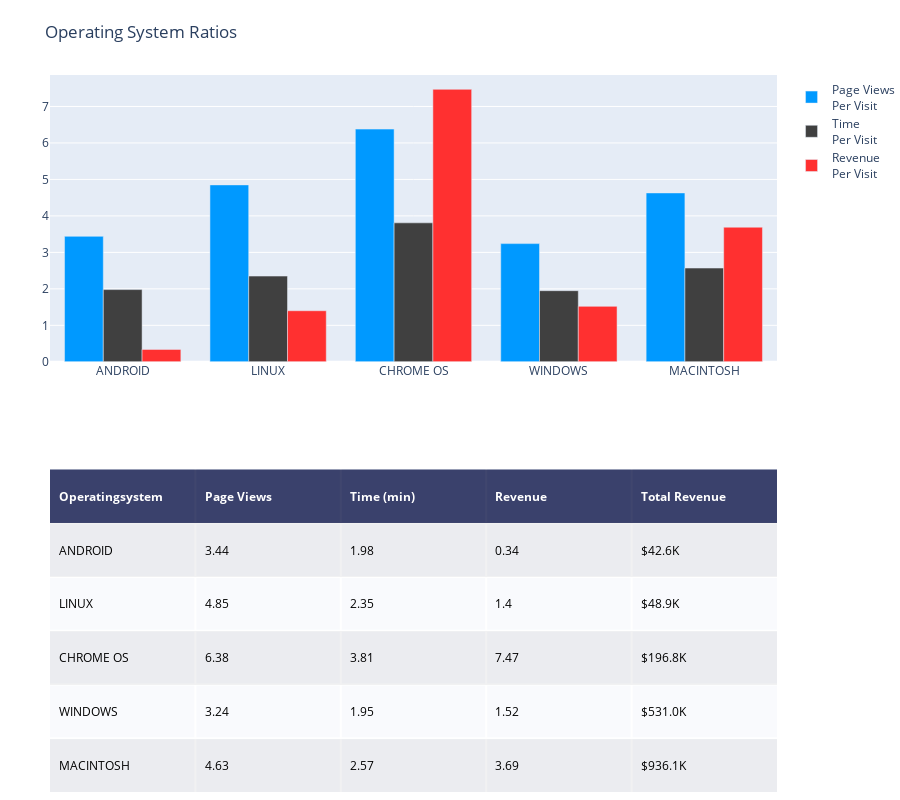

Here is the notebook cell this chart was saved with:
### Code cell
ratios_barchart(df, 'operatingsystem', .02, 'Operating System Ratios')

### Figure 1 — Plotly figure (JSON) as saved in the notebook; plotly's stock layout.template omitted (floating-point values rounded to 4 significant figures)
{"data": [{"colorscale": [[0, "#00083e"], [0.5, "#ededee"], [1, "#ffffff"]], "hoverinfo": "none", "opacity": 0.75, "showscale": false, "type": "heatmap", "z": [[0, 0, 0, 0, 0], [0.5, 0.5, 0.5, 0.5, 0.5], [1, 1, 1, 1, 1], [0.5, 0.5, 0.5, 0.5, 0.5], [1, 1, 1, 1, 1], [0.5, 0.5, 0.5, 0.5, 0.5]]}, {"marker": {"color": "#0099ff"}, "name": "Page Views<br>Per Visit", "type": "bar", "x": ["ANDROID", "LINUX", "CHROME OS", "WINDOWS", "MACINTOSH"], "xaxis": "x2", "y": [3.44, 4.85, 6.38, 3.24, 4.63], "yaxis": "y2"}, {"marker": {"color": "#404040"}, "name": "Time<br>Per Visit", "type": "bar", "x": ["ANDROID", "LINUX", "CHROME OS", "WINDOWS", "MACINTOSH"], "xaxis": "x2", "y": [1.98, 2.35, 3.81, 1.95, 2.57], "yaxis": "y2"}, {"marker": {"color": "#FF3030"}, "name": "Revenue<br>Per Visit", "type": "bar", "x": ["ANDROID", "LINUX", "CHROME OS", "WINDOWS", "MACINTOSH"], "xaxis": "x2", "y": [0.34, 1.4, 7.47, 1.52, 3.69], "yaxis": "y2"}], "layout": {"annotations": [{"align": "left", "font": {"color": "#ffffff"}, "showarrow": false, "text": "<b>Operatingsystem</b>", "x": -0.45, "xanchor": "left", "xref": "x", "y": 0, "yref": "y"}, {"align": "left", "font": {"color": "#ffffff"}, "showarrow": false, "text": "<b>Page Views</b>", "x": 0.55, "xanchor": "left", "xref": "x", "y": 0, "yref": "y"}, {"align": "left", "font": {"color": "#ffffff"}, "showarrow": false, "text": "<b>Time (min)</b>", "x": 1.55, "xanchor": "left", "xref": "x", "y": 0, "yref": "y"}, {"align": "left", "font": {"color": "#ffffff"}, "showarrow": false, "text": "<b>Revenue</b>", "x": 2.55, "xanchor": "left", "xref": "x", "y": 0, "yref": "y"}, {"align": "left", "font": {"color": "#ffffff"}, "showarrow": false, "text": "<b>Total Revenue</b>", "x": 3.55, "xanchor": "left", "xref": "x", "y": 0, "yref": "y"}, {"align": "left", "font": {"color": "#000000"}, "showarrow": false, "text": "ANDROID", "x": -0.45, "xanchor": "left", "xref": "x", "y": 1, "yref": "y"}, {"align": "left", "font": {"color": "#000000"}, "showarrow": false, "text": "3.44", "x": 0.55, "xanchor": "left", "xref": "x", "y": 1, "yref": "y"}, {"align": "left", "font": {"color": "#000000"}, "showarrow": false, "text": "1.98", "x": 1.55, "xanchor": "left", "xref": "x", "y": 1, "yref": "y"}, {"align": "left", "font": {"color": "#000000"}, "showarrow": false, "text": "0.34", "x": 2.55, "xanchor": "left", "xref": "x", "y": 1, "yref": "y"}, {"align": "left", "font": {"color": "#000000"}, "showarrow": false, "text": "$42.6K", "x": 3.55, "xanchor": "left", "xref": "x", "y": 1, "yref": "y"}, {"align": "left", "font": {"color": "#000000"}, "showarrow": false, "text": "LINUX", "x": -0.45, "xanchor": "left", "xref": "x", "y": 2, "yref": "y"}, {"align": "left", "font": {"color": "#000000"}, "showarrow": false, "text": "4.85", "x": 0.55, "xanchor": "left", "xref": "x", "y": 2, "yref": "y"}, {"align": "left", "font": {"color": "#000000"}, "showarrow": false, "text": "2.35", "x": 1.55, "xanchor": "left", "xref": "x", "y": 2, "yref": "y"}, {"align": "left", "font": {"color": "#000000"}, "showarrow": false, "text": "1.4", "x": 2.55, "xanchor": "left", "xref": "x", "y": 2, "yref": "y"}, {"align": "left", "font": {"color": "#000000"}, "showarrow": false, "text": "$48.9K", "x": 3.55, "xanchor": "left", "xref": "x", "y": 2, "yref": "y"}, {"align": "left", "font": {"color": "#000000"}, "showarrow": false, "text": "CHROME OS", "x": -0.45, "xanchor": "left", "xref": "x", "y": 3, "yref": "y"}, {"align": "left", "font": {"color": "#000000"}, "showarrow": false, "text": "6.38", "x": 0.55, "xanchor": "left", "xref": "x", "y": 3, "yref": "y"}, {"align": "left", "font": {"color": "#000000"}, "showarrow": false, "text": "3.81", "x": 1.55, "xanchor": "left", "xref": "x", "y": 3, "yref": "y"}, {"align": "left", "font": {"color": "#000000"}, "showarrow": false, "text": "7.47", "x": 2.55, "xanchor": "left", "xref": "x", "y": 3, "yref": "y"}, {"align": "left", "font": {"color": "#000000"}, "showarrow": false, "text": "$196.8K", "x": 3.55, "xanchor": "left", "xref": "x", "y": 3, "yref": "y"}, {"align": "left", "font": {"color": "#000000"}, "showarrow": false, "text": "WINDOWS", "x": -0.45, "xanchor": "left", "xref": "x", "y": 4, "yref": "y"}, {"align": "left", "font": {"color": "#000000"}, "showarrow": false, "text": "3.24", "x": 0.55, "xanchor": "left", "xref": "x", "y": 4, "yref": "y"}, {"align": "left", "font": {"color": "#000000"}, "showarrow": false, "text": "1.95", "x": 1.55, "xanchor": "left", "xref": "x", "y": 4, "yref": "y"}, {"align": "left", "font": {"color": "#000000"}, "showarrow": false, "text": "1.52", "x": 2.55, "xanchor": "left", "xref": "x", "y": 4, "yref": "y"}, {"align": "left", "font": {"color": "#000000"}, "showarrow": false, "text": "$531.0K", "x": 3.55, "xanchor": "left", "xref": "x", "y": 4, "yref": "y"}, {"align": "left", "font": {"color": "#000000"}, "showarrow": false, "text": "MACINTOSH", "x": -0.45, "xanchor": "left", "xref": "x", "y": 5, "yref": "y"}, {"align": "left", "font": {"color": "#000000"}, "showarrow": false, "text": "4.63", "x": 0.55, "xanchor": "left", "xref": "x", "y": 5, "yref": "y"}, {"align": "left", "font": {"color": "#000000"}, "showarrow": false, "text": "2.57", "x": 1.55, "xanchor": "left", "xref": "x", "y": 5, "yref": "y"}, {"align": "left", "font": {"color": "#000000"}, "showarrow": false, "text": "3.69", "x": 2.55, "xanchor": "left", "xref": "x", "y": 5, "yref": "y"}, {"align": "left", "font": {"color": "#000000"}, "showarrow": false, "text": "$936.1K", "x": 3.55, "xanchor": "left", "xref": "x", "y": 5, "yref": "y"}], "height": 800, "margin": {"b": 0, "l": 50, "r": 0, "t": 75}, "title": {"text": "Operating System Ratios"}, "width": 900, "xaxis": {"dtick": 1, "gridwidth": 2, "showticklabels": false, "tick0": -0.5, "ticks": "", "zeroline": false}, "xaxis2": {"anchor": "y2"}, "yaxis": {"autorange": "reversed", "domain": [0, 0.45], "dtick": 1, "gridwidth": 2, "showticklabels": false, "tick0": 0.5, "ticks": "", "zeroline": false}, "yaxis2": {"anchor": "x2", "domain": [0.6, 1]}}}
